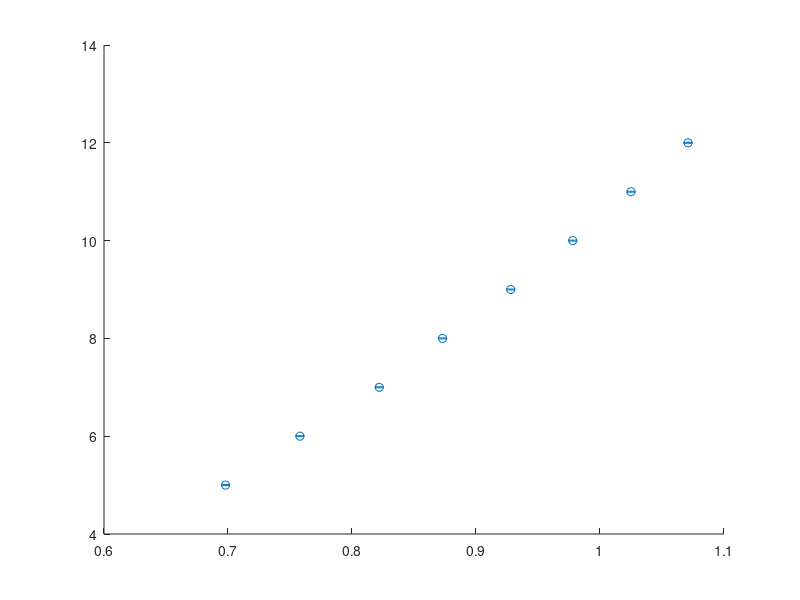

MATLAB code for this plot: (Note: this script raises an error after producing the figure.)
V=[5 6 7 8 9 10 11 12];
I = [0.698 0.758 0.822 0.873 0.928 0.978 1.025 1.071];
sigmaV = 0.01;                                            % Part I meter spec

% --- Make column vectors and weights ---
I = I(:); V = V(:);
sigmaV = sigmaV * ones(size(V));      % n×1
w = 1./(sigmaV.^2);                   % n×1

% ===== MODEL 1: V = m I (through origin) =====
m = (I'*(w.*V)) / (I'*(w.*I));        % weighted slope
Vhat = m*I; res = V - Vhat;

chi2 = sum((res./sigmaV).^2);
n = numel(V); p = 1; dof = n - p;
redchi2 = chi2/dof;  pval = 1 - chi2cdf(chi2,dof);

fprintf('V = mI:  m = %.6g ohms\n', m);
fprintf('chi2 = %.3f, dof = %d, red chi2 = %.3f, p = %.3f\n', chi2, dof, redchi2, pval);

% Plot
figure; errorbar(I,V,sigmaV,'o','LineStyle','none'); hold on; plot(I,Vhat,'-');
xlabel('I (A)'); ylabel('V (V)'); title('V = mI'); grid on; legend('data (±0.01 V)','fit');